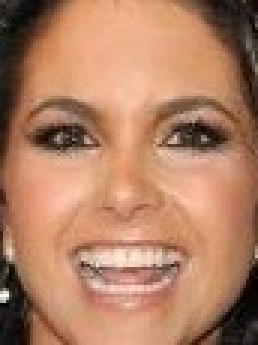
#> input picture dataset/female/113490.jpg.jpg, 86 x 115 px (shown 3 times larger); its folder holds only this picture in this run
$ jupyter execute train_model.ipynb
#> lines starting #> are read from the running program, lines starting #| are printed output that depends on the picture
# Male vs Female Image Classifier Training Pipeline

This notebook loads, preprocesses, and trains a `LinearRegression` model to perform binary classification on gender images.

### Architecture Constraints & Coding Style:
- **OpenCV** is used for image reading, resizing ($64 \times 64$), and grayscaling.
- **NumPy** and **Pandas** handle features/labels data structure.
- **scikit-learn's LinearRegression** model is the ONLY model used.
- Prediction threshold: $\text{prediction} \ge 0.5 \rightarrow \text{Male (1)}$, and $\text{prediction} < 0.5 \rightarrow \text{Female (0)}$.
- The trained model is serialized using **pickle** as `gender_model.pkl`.

### Multi-threading Optimization:
- Uses a Python standard library `ThreadPoolExecutor` to speed up the process of loading and preprocessing 58,000+ images from disk in parallel.

[cell 1]
import os
import pickle
import numpy as np
import pandas as pd
import cv2
from concurrent.futures import ThreadPoolExecutor
from sklearn.model_selection import train_test_split
from sklearn.linear_model import LinearRegression
from sklearn.metrics import accuracy_score, r2_score

## 1. Image Preprocessing Pipeline
We preprocess each image using OpenCV:
1. Load from file using `cv2.imread()`.
2. Resize to uniform $64 \times 64$ dimensions.
3. Convert to grayscale.
4. Flatten to a 1D vector of shape $(4096,)$.
5. Scale pixel values to $[0, 1]$ via normalization.

[cell 2]
IMAGE_SIZE = (64, 64)

def preprocess_image(image_path, target_size=IMAGE_SIZE):
    """
    Reads an image using OpenCV, resizes it, grayscales it,
    flattens it, and normalizes the pixel values.
    """
    img = cv2.imread(image_path)
    if img is None:
        raise ValueError(f"Unable to read image at: {image_path}")

    img_resized = cv2.resize(img, target_size)
    img_gray = cv2.cvtColor(img_resized, cv2.COLOR_BGR2GRAY)
    img_flattened = img_gray.flatten()

    # Normalize features to [0, 1] for stable regression weights
    img_normalized = img_flattened.astype(np.float32) / 255.0
    return img_normalized

## 2. Load Dataset from Directories in Parallel
We traverse the `dataset/` directory to load images from `male` and `female` categories, mapping them to targets `1` and `0` respectively. We use multi-threading to speed up reading.

[cell 3]
DATASET_DIR = "dataset"

def load_dataset(dataset_dir, target_size=IMAGE_SIZE):
    """
    Loads all images from category folders and returns feature matrix X and labels vector y.
    """
#> called with dataset_dir = 'dataset', target_size = (64, 64)
    # Mapping folders to labels (Male = 1, Female = 0)
    category_map = {
        'male': 1,
        'female': 0,
        'Male': 1,
        'Female': 0
    }

    print(f"Scanning directory: {dataset_dir}")
    if not os.path.exists(dataset_dir):
        raise FileNotFoundError(f"Dataset path '{dataset_dir}' does not exist.")

    tasks = []
    for category in os.listdir(dataset_dir):
        category_path = os.path.join(dataset_dir, category)

        if os.path.isdir(category_path) and category in category_map:
            label = category_map[category]
            image_names = os.listdir(category_path)
            for img_name in image_names:
                if img_name.lower().endswith(('.jpg', '.jpeg', '.png', '.webp', '.bmp')):
                    img_path = os.path.join(category_path, img_name)
                    tasks.append((img_path, label))

    total_images = len(tasks)
    print(f"Found {total_images} total images. Loading and preprocessing in parallel...")

    features = []
    labels = []

    def process_single_task(task):
        img_path, label = task
        try:
            feat = preprocess_image(img_path, target_size)
            return feat, label
        except Exception:
            return None

    success_count = 0
    with ThreadPoolExecutor(max_workers=8) as executor:
        results = executor.map(process_single_task, tasks)
#> in preprocess_image, img is the input picture: shape (115, 86, 3); mean B, G, R 99.3, 127.6, 176.6
#> in preprocess_image, `img_resized = cv2.resize(img, target_size)`:
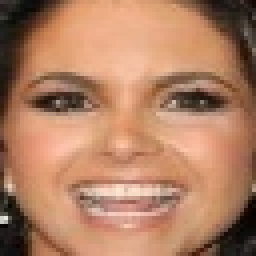
#> img_resized: shape (64, 64, 3) (shown 4 times larger); mean B, G, R 99.2, 127.5, 176.5
#> in preprocess_image, `img_gray = cv2.cvtColor(img_resized, cv2.COLOR_BGR2GRAY)`:
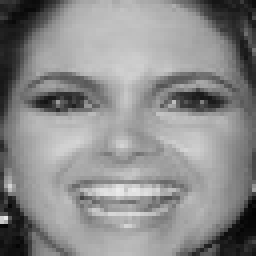
#> img_gray: shape (64, 64) (shown 4 times larger); min 2, max 235, mean 138.9
#> in preprocess_image, `img_flattened = img_gray.flatten()`: img_flattened = 4096 values, max 235 at index 3037, min 2 at index 3455, mean 138.9
#> in preprocess_image, `img_normalized = img_flattened.astype(np.float32) / 255.0`: img_normalized = 4096 values, max 0.922 at index 3037, min 0.00784 at index 3455, mean 0.545
#> in process_single_task, `feat = preprocess_image(img_path, target_size)`: feat has the same summary as img_normalized in preprocess_image
#> call 2 of preprocess_image, with image_path = 'dataset/male/063615.jpg.jpg', target_size = (64, 64)
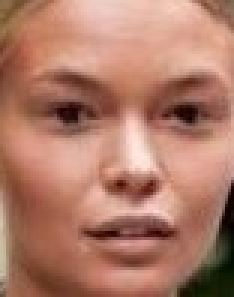
#> input picture dataset/male/063615.jpg.jpg, 78 x 99 px (shown 3 times larger)
#> in preprocess_image, img is the input picture: shape (99, 78, 3); mean B, G, R 104.3, 122.8, 175.4
#> in preprocess_image (call 2), `img_resized = cv2.resize(img, target_size)`:
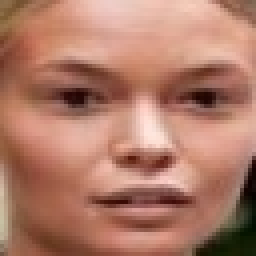
#> img_resized: shape (64, 64, 3) (shown 4 times larger); mean B, G, R 104.2, 122.8, 175.3
#> in preprocess_image (call 2), `img_gray = cv2.cvtColor(img_resized, cv2.COLOR_BGR2GRAY)`:
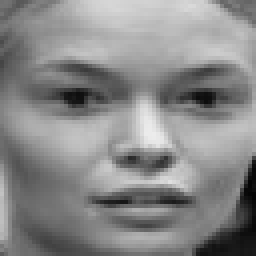
#> img_gray: shape (64, 64) (shown 4 times larger); min 4, max 236, mean 136.4
#> in preprocess_image (call 2), `img_flattened = img_gray.flatten()`: img_flattened = 4096 values, max 236 at index 2150, min 4 at index 3135, mean 136.4
#> in preprocess_image (call 2), `img_normalized = img_flattened.astype(np.float32) / 255.0`: img_normalized = 4096 values, max 0.925 at index 2150, min 0.0157 at index 3135, mean 0.535

        for idx, result in enumerate(results):
            if result is not None:
                features.append(result[0])
                labels.append(result[1])
                success_count += 1
            if (idx + 1) % 5000 == 0:
                print(f"Processed {idx + 1}/{total_images} images...")
#> this loop made 2 passes
#> success_count on passes 1 to 2: 1, 2
#> after the loop, features = 2 items; labels = [0, 1]; success_count = 2

    print(f"Successfully loaded {success_count} images out of {total_images} total images.")
#| Successfully loaded 2 images out of 2 total images.
    return np.array(features), np.array(labels)

## 3. Load Data and Check Balance
Let's call the loader function and review our data properties.

[cell 4]
X, y = load_dataset(DATASET_DIR)
#> y = [0, 1]

print(f"\nTotal loaded samples: {X.shape[0]}")
#| Total loaded samples: 2
print(f"Single image flat dimensions: {X.shape[1]}")
#| Single image flat dimensions: 4096

# Print label distributions using Pandas
df_y = pd.Series(y)
print("\nClass distribution:")
print(df_y.value_counts().rename({1: "Male (1)", 0: "Female (0)"}))
#| Female (0)    1
#| Male (1)      1
#| Name: count, dtype: int64

## 4. Train-Test Split & Model Fitting
We use `train_test_split` with `random_state=42` and `test_size=0.2`.
We then fit a scikit-learn `LinearRegression` model.

[cell 5]
X_train, X_test, y_train, y_test = train_test_split(
    X, y, test_size=0.2, random_state=42
)
#> y_train = [0]; y_test = [1]

print(f"Training set size: {X_train.shape[0]}")
#| Training set size: 1
print(f"Testing set size:  {X_test.shape[0]}")
#| Testing set size:  1

# Instantiate and fit Linear Regression
model = LinearRegression()
model.fit(X_train, y_train)
print("Linear Regression model successfully trained!")

## 5. Model Evaluation
Evaluate the continuous regression predictions using $R^2$, and convert continuous predictions to classes via $0.5$ threshold to check classification accuracy.

[cell 6]
# Predict continuous variables
y_train_pred_cont = model.predict(X_train)
#> y_train_pred_cont = [0]
y_test_pred_cont = model.predict(X_test)
#> y_test_pred_cont = [0]

# Convert to binary label outputs using >= 0.5 threshold
y_train_pred_class = (y_train_pred_cont >= 0.5).astype(int)
#> y_train_pred_class = [0]
y_test_pred_class = (y_test_pred_cont >= 0.5).astype(int)
#> y_test_pred_class = [0]

# Scores
train_r2 = r2_score(y_train, y_train_pred_cont)
#> train_r2 = nan
test_r2 = r2_score(y_test, y_test_pred_cont)
#> test_r2 = nan

train_acc = accuracy_score(y_train, y_train_pred_class)
#> train_acc = 1
test_acc = accuracy_score(y_test, y_test_pred_class)
#> test_acc = 0

print("="*50)
print(f"Training R² score:                    {train_r2:.4f}")
#| Training R² score:                    nan
print(f"Testing R² score:                     {test_r2:.4f}")
#| Testing R² score:                     nan
print(f"Training Classification Accuracy:     {train_acc * 100:.2f}%")
#| Training Classification Accuracy:     100.00%
print(f"Testing Classification Accuracy:      {test_acc * 100:.2f}%")
#| Testing Classification Accuracy:      0.00%
print("="*50)
